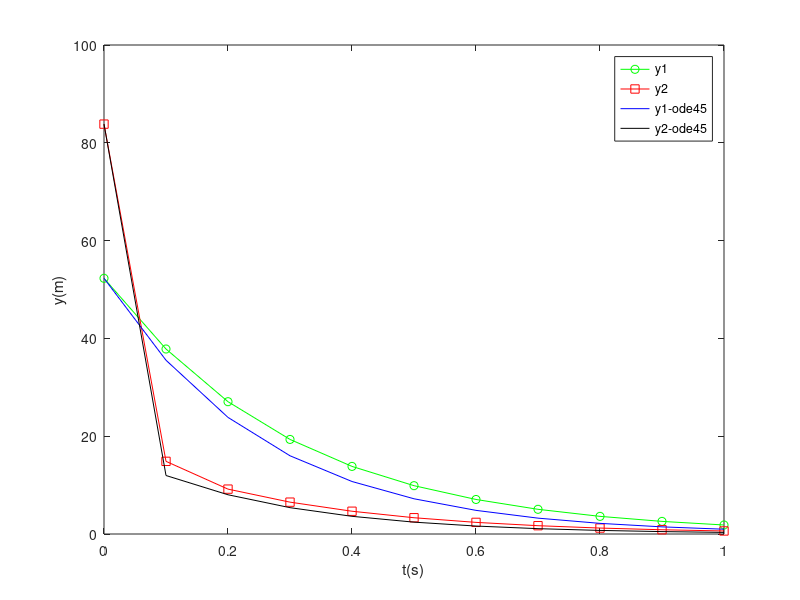

The MATLAB source for this figure:
function linear_stiff_system2
y0=[52.29; 83.82];
t=0:0.1:1;
A=@Afunc;
c=@cfunc;
y=linear_backward_euler(t,y0,A,c);
plot(t,y(1,:),'-go',t,y(2,:),'-rs');
hold on;
[t,y] = ode45(@odefunc, t,y0);
plot(t,y(:,1),'-b',t,y(:,2),'-k');
legend('y1','y2','y1-ode45','y2-ode45');
xlabel('t(s)');
ylabel('y(m)');
return

function [y] = linear_backward_euler(t,y0,Afunc,cfunc)
n=length(t);
m=length(y0);
y=zeros(m,n);
y(:,1)=y0;
for i=1:n-1
    dt=t(i+1)-t(i);
    I=eye(m);
    A=feval(Afunc,t(i+1));
    c=feval(cfunc,t(i+1));
    y(:,i+1)=inv(I-dt*A)*(y(:,i)+dt*c); % (I-dt*A)\(y(:,i)+dt*c)
end
return

function [A] = Afunc(t)
A=[-5, 3
    100 -301];
return

function [c] = cfunc(t)
c = [0
    0];
return

function [dydt] = odefunc(t,y)
dydt=zeros(2,1);
dydt(1)=-5*y(1)+3*y(2);
dydt(2)=100*y(1)-301*y(2);
return
